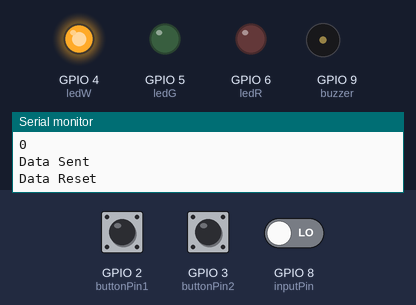
A sketch run on a simulated ESP32-S3. On the bench: output pins drawn as LEDs (lit = HIGH), buzzer (waves = sounding), the last lines printed to the serial monitor. The inputs (shaded band) are chosen by the test bench; at power-on: GPIO 2 (buttonPin1) HIGH, GPIO 3 (buttonPin2) HIGH, GPIO 8 (inputPin) LOW. WiFi joins after 1.5 s; servers stay silent unless stated.

Above: at 2.7 s.
2.8 s: GPIO 2 (buttonPin1) pulled LOW for 0.15 s
At 3.05 s:
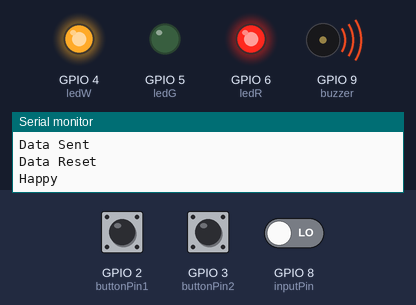
5.3 s: GPIO 3 (buttonPin2) pulled LOW for 3.2 s
At 5.55 s:
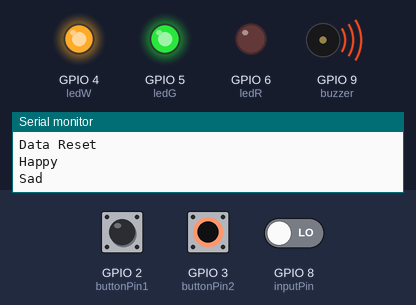
11.5 s: GPIO 2 (buttonPin1) pulled LOW for 3.2 s
At 12.4 s:
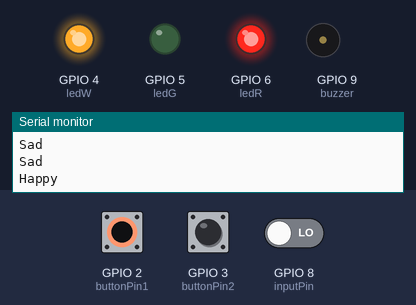
Timing chart, 0 to 17.0 s (numbered marks = the images above; inputs shaded):
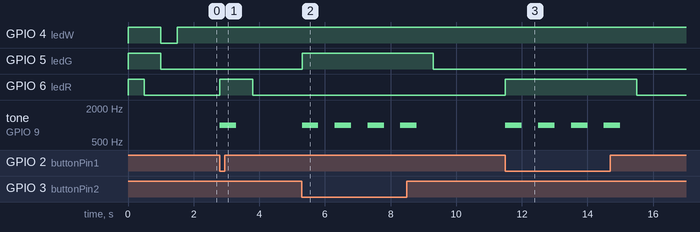

The sketch:

Wifi.ino
```cpp
//#include <RH_ASK.h>
#include <WiFi.h>
#include <SPI.h>
#include "ThingSpeak.h"
#include <Servo.h>
#include <Wire.h>
#include <TaskScheduler.h>

Scheduler ts;
void task1Callback();
void task2Callback();
Task t1 (50, TASK_FOREVER, &task1Callback, &ts, true);
Task t2 (60000, TASK_FOREVER, &task2Callback, &ts, true);

//RH_ASK rf_driver;
char ssid[] = "Herbie Plus Net";
char pass[] = "Amelia33";
//int status = WL_IDLE_STATUS;     // the Wifi radio's status
WiFiClient  client;
unsigned long myChannelNumber = 646382;
const char * myWriteAPIKey = "USSEG587DG7B2ETI";

Servo myservo;
int x = 0;
int val = 0;

int inputPin = 8;
int buzzer = 9;
int buttonPin1 = 2;
int buttonPin2 = 3;
int ledW = 4;
int ledG = 5;
int ledR = 6;
//DONT USE PIN 7
//SERVO ON 10

//11 NO
//12 NO
//13 NO


int sendField1 = 0;
int sendField2 = 0;
int sendField3 = 0;
int sendField4 = 0;
int sendField5 = 0;
int sendField6 = 0;
int sendField7 = 0;
int sendField8 = 0;

int pirState = LOW;
String alarm = "No";
String status = "Unset";
int pos = 0;

void setup() {
  ThingSpeak.begin(client);
  // initialize serial:
  //rf_driver.init();
  Serial.begin(9600);
  //Wire.begin(9);
  //Wire.onReceive(receiveEvent);

  pinMode(ledR, OUTPUT);
  pinMode(ledW, OUTPUT);
  pinMode(buttonPin1, INPUT_PULLUP);
  pinMode(buttonPin2 , INPUT_PULLUP);
  pinMode(ledG, OUTPUT);
  pinMode(buzzer, OUTPUT);
  //pinMode(inputPin, INPUT);

  //myservo.attach(8);
  welcome();
  wifisetup();
  //resetLock();

}

/*void receiveEvent(int bytes) {
  x = Wire.read();    // read one character from the I2C
  }*/

void welcome()
{
  digitalWrite(ledR, HIGH);
  digitalWrite(ledW, HIGH);
  digitalWrite(ledG, HIGH);
  delay(500);
  digitalWrite(ledR, LOW);
  digitalWrite(ledW, LOW);
  digitalWrite(ledG, LOW);
}

void loop() {
  ts.execute();

  /*// Set buffer to size of expected message
    uint8_t buf[24];
    uint8_t buflen = sizeof(buf);
    // Check if received packet is correct size
    if (rf_driver.recv(buf, &buflen))
    {
    // Message received with valid checksum
    Serial.print("Message Received: ");
    Serial.println((char*)buf);
    //servoUnlock();
    digitalWrite(ledG, HIGH);
    delay(500);
    digitalWrite(ledG, LOW);
    tone(buzzer, 1000); // Send 1KHz sound signal...
    delay(1000);        // ...for 1 sec
    noTone(buzzer);     // Stop sound...
    delay(1000);        // ...for 1sec
    }*/
    val = digitalRead(inputPin);
    if (val == HIGH) {
    if (pirState == LOW) {
      Serial.println("Activity detected!");
      pirState = HIGH;
    }
    } else {
    if (pirState == HIGH) {
      Serial.println("Activity ended!");
      sendField4+=1;
      pirState = LOW;
    }
    }
}

/*void resetLock()
{
  Serial.println("Reseting");
  sendField1 = +1;
  buzz();
  //servoLock();
  Serial.println("Reset");
}*/
void wifisetup()
{
  Serial.println("Attempting to connect to Network");
  WiFi.begin(ssid, pass);
  Serial.println("Connected to network");
  digitalWrite(ledG, HIGH);
  digitalWrite(ledW, HIGH);
  delay(500);
  digitalWrite(ledG, LOW);
  digitalWrite(ledW, LOW);
  delay(500);
  digitalWrite(ledW, HIGH);
  digitalWrite(ledG, LOW);
}

/*void siren()
{
  //int x = ThingSpeak.writeField(myChannelNumber, 5, 1, myWriteAPIKey);
  delay(500);
  while (alarm == "Yes")
  {
    for (int i = 700; i < 800; i++) {
      tone(buzzer, i);
      delay(15);
    }
    for (int j = 800; j > 700; j--) {
      tone(buzzer, j);
      delay(15);
    }
  }
  noTone(buzzer);     // Stop sound...
}
void fireSiren()
{
  //int x = ThingSpeak.writeField(myChannelNumber, 1, 6, myWriteAPIKey);
  delay(500);
  while (alarm == "Yes")
  {
    for (int i = 700; i < 800; i++) {
      tone(buzzer, i);
      delay(15);
    }
    for (int j = 800; j > 700; j--) {
      tone(buzzer, j);
      delay(15);
    }
  }
  noTone(buzzer);     // Stop sound...
}

void servoLock()
{
  Serial.println("Locking");
  digitalWrite(ledR, HIGH);
  myservo.write(90);
  delay(15);
  buzz();
  delay(15);
  digitalWrite(ledR, LOW);
  Serial.println("Locked");
}*/
void buzz()
{
  tone(buzzer, 1000);
  delay(500);
  noTone(buzzer);
}
void servoUnlock()
{
  Serial.println("Unlocking");
  digitalWrite(ledG, HIGH);
  delay(15);
  buzz();
  delay(15);
  digitalWrite(ledG, LOW);
  Serial.println("Unlocked");
}

void task2Callback() {
  Serial.println("Sending Data");
  ThingSpeak.setField(1, sendField1);
  ThingSpeak.setField(2, sendField2);
  ThingSpeak.setField(3, sendField3);
  ThingSpeak.setField(4, sendField4);
  ThingSpeak.setField(6, sendField6);
  ThingSpeak.setField(7, sendField7);
  ThingSpeak.setField(8, sendField8);
  Serial.println(sendField1);
  Serial.println(sendField2);
  Serial.println(sendField3);
  Serial.println(sendField4);
  Serial.println(sendField6);
  Serial.println(sendField7);
  Serial.println(sendField8);
  ThingSpeak.writeFields(myChannelNumber, myWriteAPIKey);
  Serial.println("Data Sent");
  sendField1 = 0;
  sendField2 = 0;
  sendField3 = 0;
  sendField4 = 0;
  sendField5 = 0;
  sendField6 = 0;
  sendField7 = 0;
  sendField8 = 0;
  Serial.println("Data Reset");
}
void task1Callback() {

  if (digitalRead(buttonPin1)==LOW)
  {
    sendField3 += 1;
    Serial.println("Happy");
    digitalWrite(ledR, HIGH);
    buzz();
    delay(500);
    //servoUnlock();
    digitalWrite(ledR, LOW);
  }
  else if (digitalRead(buttonPin2)==LOW)
  {
    sendField7 += 1;
    Serial.println("Sad");
    digitalWrite(ledG, HIGH);
    buzz();
    //servoLock();
    delay(500);
    digitalWrite(ledG, LOW);
  }
}
```

Measured:
- after the input at 2.8 s, GPIO 6 (ledR): LOW → HIGH at once, → LOW 1.0 s later; tone on GPIO 9 (buzzer): silent → 1000 Hz at once, → silent 0.50 s later
- after the input at 5.3 s, GPIO 5 (ledG): LOW → HIGH at once, → LOW 4.0 s later; tone on GPIO 9 (buzzer): alternates 1000 Hz for 0.50 s and silent for 0.50 s, 8 changes in all, then stays silent, starting at once
- after the input at 11.5 s, GPIO 6 (ledR): LOW → HIGH at once, → LOW 4.0 s later; tone on GPIO 9 (buzzer): alternates 1000 Hz for 0.50 s and silent for 0.50 s, 8 changes in all, then stays silent, starting at once
